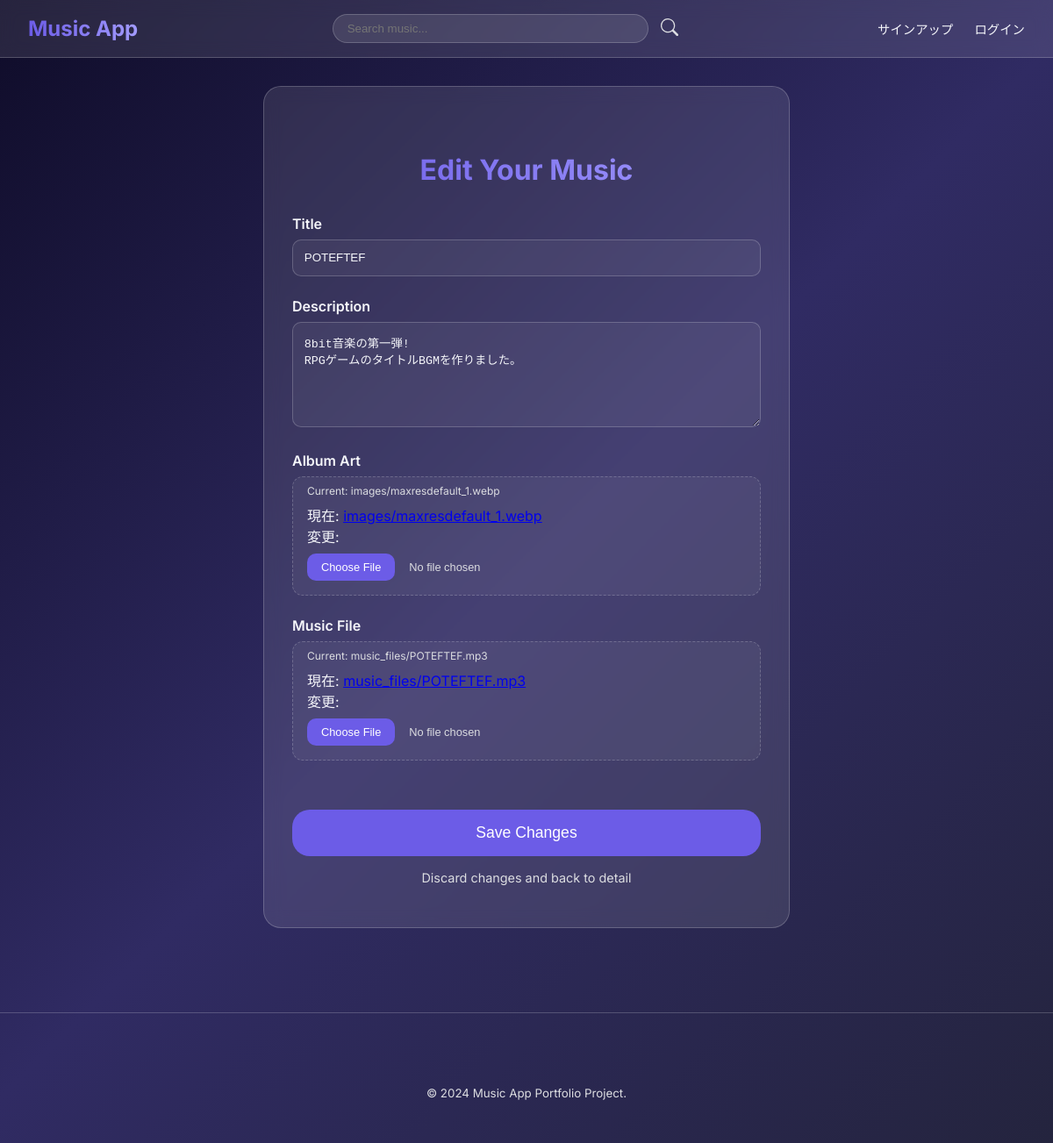
Screenshot of /photo/2/edit/ with the database file from the repository.
### musicapp/models.py (models this page shows, shortened)
class MusicPost(models.Model):
    user = models.ForeignKey(
        CustomUser,
        verbose_name='ユーザー',
        on_delete=models.CASCADE
    )
    title = models.CharField(
        verbose_name = 'タイトル',
        max_length = 200,
    )
    content = models.TextField(
        verbose_name = '本文',
    )
    image = models.ImageField(
        verbose_name='画像ファイル',
        upload_to='images/',  # 画像ファイルが保存されるディレクトリ
    )
    music_file = models.FileField(
        verbose_name='音楽ファイル',
        upload_to='music_files/',
    )
    posted_at = models.DateTimeField(
        verbose_name= '投稿日時',
        auto_now_add= True,
    )
    likes = models.ManyToManyField(
        CustomUser,
        verbose_name='いいね',
        related_name='liked_music',
        blank=True
    )

### musicapp/views.py (the view)
# urls.py: path('photo/<int:pk>/edit/', views.photo_edit, name='photo_edit'),
def photo_edit(request, pk):
    post = get_object_or_404(MusicPost, pk=pk)
    if request.method == 'POST':
        form = MusicPostForm(request.POST, request.FILES, instance=post)
        if form.is_valid():
            form.save()
            return redirect('musicapp:photo_detail', pk=post.pk)
    else:
        form = MusicPostForm(instance=post)
    return render(request, 'photo_edit.html', {'form': form, 'post': post})

### musicapp/forms.py
class MusicPostForm(ModelForm):
    class Meta:
        model = MusicPost
        fields = ['title', 'content', 'image', 'music_file',]

### musicapp/templates/photo_edit.html (shortened to what this page needs)
{% extends 'base.html' %}
{% load static %}
{% block contents %}
<div style="max-width: 600px; margin: 0 auto; padding: 3rem 2rem; background: var(--glass-bg); border-radius: 20px; border: 1px solid var(--glass-border); backdrop-filter: blur(10px);">
    <h2 style="text-align: center; margin-bottom: 2rem; font-size: 2rem; background: linear-gradient(to right, #6c5ce7, #a29bfe); -webkit-background-clip: text; -webkit-text-fill-color: transparent;">
        Edit Your Music
    </h2>
    <form method="POST" enctype="multipart/form-data" style="display: flex; flex-direction: column; gap: 1.5rem;">
        <div class="form-group">
            <label style="display: block; margin-bottom: 0.5rem; color: var(--text-light); font-weight: 600;">Title</label>
            {{ form.title }}
        </div>
        <div class="form-group">
            <label style="display: block; margin-bottom: 0.5rem; color: var(--text-light); font-weight: 600;">Description</label>
            {{ form.content }}
        </div>
        <div style="display: flex; flex-direction: column; gap: 1.5rem;">
            <div class="form-group">
                <label style="display: block; margin-bottom: 0.5rem; color: var(--text-light); font-weight: 600;">Album Art</label>
                <div class="form-control-custom" style="padding: 0.5rem 1rem; border-style: dashed;">
                    <small style="display: block; margin-bottom: 0.5rem; color: var(--text-muted); font-size: 0.75rem;">Current: {{ post.image.name }}</small>
                    {{ form.image }}
                </div>
            </div>
            <div class="form-group">
                <label style="display: block; margin-bottom: 0.5rem; color: var(--text-light); font-weight: 600;">Music File</label>
                <div class="form-control-custom" style="padding: 0.5rem 1rem; border-style: dashed;">
                    <small style="display: block; margin-bottom: 0.5rem; color: var(--text-muted); font-size: 0.75rem;">Current: {{ post.music_file.name }}</small>
                    {{ form.music_file }}
                </div>
            </div>
        </div>
        <div style="margin-top: 2rem; display: flex; flex-direction: column; gap: 1rem;">
            <button type="submit" class="btn-view" style="width: 100%; padding: 1rem; font-size: 1.1rem; border: none;">
                Save Changes
            </button>
            <a href="{% url 'musicapp:photo_detail' post.id %}" style="text-align: center; color: var(--text-muted); text-decoration: none; font-size: 0.9rem;">
                Discard changes and back to detail
            </a>
        </div>
    </form>
</div>
{% endblock %}

### static/css/style.css (style rules this page uses)
:root { --primary-color: #6c5ce7; --secondary-color: #a29bfe; --bg-dark: #0f0c29; --bg-gradient: linear-gradient(135deg, #0f0c29, #302b63, #24243e); --glass-bg: rgba(255, 255, 255, 0.1); --glass-border: rgba(255, 255, 255, 0.2); --text-light: #f5f6fa; --text-muted: #dcdde1; }
* { box-sizing: border-box; }
body { margin: 0; font-family: 'Inter', -apple-system, BlinkMacSystemFont, "Segoe UI", Roboto, sans-serif; background: var(--bg-gradient); background-attachment: fixed; color: var(--text-light); min-height: 100vh; }
.btn-view { display: inline-block; background: var(--primary-color); color: white; padding: 0.5rem 1rem; border-radius: 20px; text-decoration: none; font-size: 0.85rem; transition: background 0.3s ease; }
.form-control-custom { width: 100%; padding: 1rem; background: rgba(255, 255, 255, 0.05); border: 1px solid var(--glass-border); border-radius: 12px; color: var(--text-light); outline: none; transition: all 0.3s ease; }
input[type="file"] { width: 100%; color: var(--text-muted); font-size: 0.85rem; padding: 0.5rem 0; }

### musicapp/templates/photo_edit.html (style rules this page uses)
.form-group input[type="text"], .form-group textarea { width: 100%; padding: 0.8rem; background: rgba(255,255,255,0.05); border: 1px solid var(--glass-border); border-radius: 10px; color: var(--text-light); outline: none; transition: border-color 0.3s; }
.form-group textarea { height: 120px; resize: vertical; }
input[type="file"] { color: var(--text-muted); font-size: 0.8rem; }

### rows the page displays
MusicPost: title "POTEFTEF", content "8bit音楽の第一弾! RPGゲームのタイトルBGMを作りました。", image.name "images/maxresdefault_1.webp", music_file.name "music_files/POTEFTEF.mp3"
